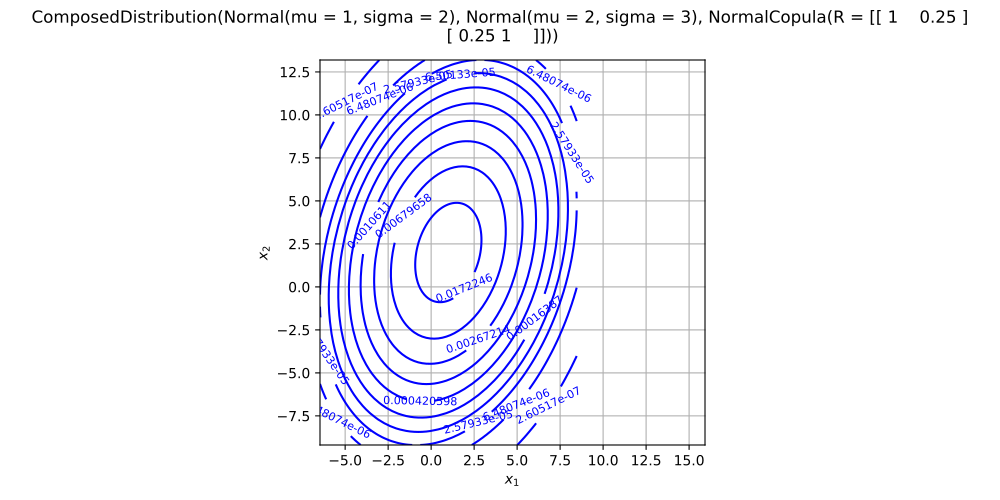

Source code (Python):
import openturns as ot
from matplotlib import pyplot as plt
from openturns.viewer import View
if ot.ComposedDistribution().__class__.__name__ == 'ComposedDistribution':
    correlation = ot.CorrelationMatrix(2)
    correlation[1, 0] = 0.25
    aCopula = ot.NormalCopula(correlation)
    marginals = [ot.Normal(1.0, 2.0), ot.Normal(2.0, 3.0)]
    distribution = ot.ComposedDistribution(marginals, aCopula)
elif ot.ComposedDistribution().__class__.__name__ == 'CumulativeDistributionNetwork':
    distribution = ot.CumulativeDistributionNetwork([ot.Normal(2),ot.Dirichlet([0.5, 1.0, 1.5])], ot.BipartiteGraph([[0,1], [0,1]]))
elif ot.ComposedDistribution().__class__.__name__ == 'Histogram':
    distribution = ot.Histogram([-1.0, 0.5, 1.0, 2.0], [0.45, 0.4, 0.15])
else:
    distribution = ot.ComposedDistribution()
dimension = distribution.getDimension()
if dimension == 1:
    distribution.setDescription(['$x$'])
    pdf_graph = distribution.drawPDF()
    cdf_graph = distribution.drawCDF()
    fig = plt.figure(figsize=(10, 4))
    plt.suptitle(str(distribution))
    pdf_axis = fig.add_subplot(121)
    cdf_axis = fig.add_subplot(122)
    View(pdf_graph, figure=fig, axes=[pdf_axis], add_legend=False)
    View(cdf_graph, figure=fig, axes=[cdf_axis], add_legend=False)
elif dimension == 2:
    distribution.setDescription(['$x_1$', '$x_2$'])
    pdf_graph = distribution.drawPDF()
    fig = plt.figure(figsize=(10, 5))
    plt.suptitle(str(distribution))
    pdf_axis = fig.add_subplot(111)
    View(pdf_graph, figure=fig, axes=[pdf_axis], add_legend=False, square_axes=True)
